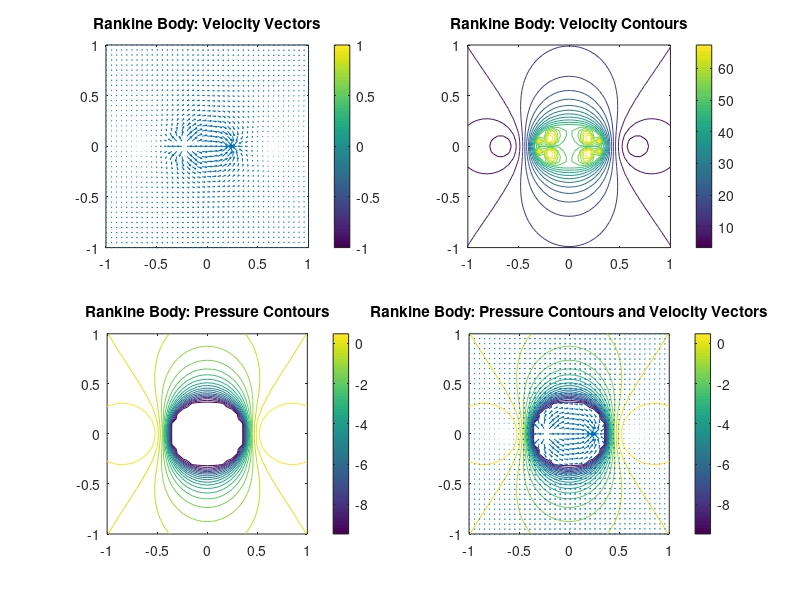
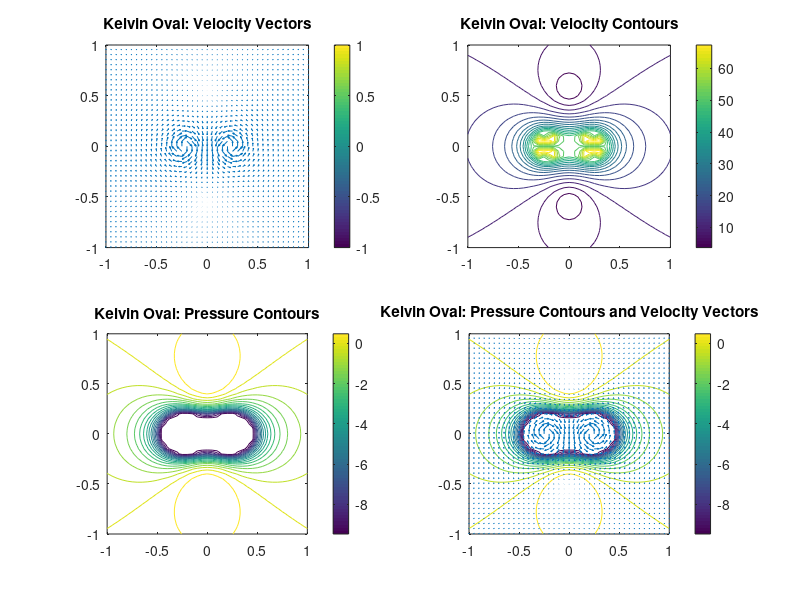

These figures' MATLAB source, in order:
%%%%%%%%%%%%%%%%%%%%%%%%%%%%%%%%%%%%%%%%%%%%%%%%%%%%%%%%%%%%%%%%%%%%%%%%%%%%%%%%%%%%%%%%%%%%%%%%%%%%
% EAE 126 Computational Aerodynamics (Spring 2011)
% Project 1 - Problem 3 - Flow Field: Rankine Body, Kelvin Oval, Cylinder
% Daniel Wiese

close all;
clear all;
clc;

%%%%%%%%%%%%%%%%%%%%%%%%%%%%%%%%%%%%%%%%%%%%%%%%%%%%%%%%%%%%%%%%%%%%%%%%%%%%%%%%%%%%%%%%%%%%%%%%%%%%
% This section sets up coordinates

xmin = -1;
xmax = 1;
dx = 0.05;

% X changes with i, Y changes with j
[Y, X] = meshgrid(xmin:dx:xmax);
ngrid = max(size(X));
x = linspace(xmin, xmax, ngrid);
y = linspace(xmin, xmax, ngrid);

rho = 1;
Gamma = 50;
Q = 50;
vinf = 10;
a = 0.23;

for i = 1:ngrid
    for j = 1:ngrid
        % Find radius to each cartesian point
        r(i,j) = sqrt(x(i)^2+y(j)^2);
        rsorc(i,j) = sqrt(((a+x(i))^2)+(y(j)^2));
        rsink(i,j) = sqrt(((x(i)-a)^2)+(y(j)^2));
        rcw(i,j) = sqrt(((a+x(i))^2)+(y(j)^2));
        rccw(i,j) = sqrt(((x(i)-a)^2)+(y(j)^2));
        uinf(i,j) = vinf;
        cos(i,j) = x(i)/r(i,j);
        sin(i,j) = y(j)/r(i,j);
    end
end

%%%%%%%%%%%%%%%%%%%%%%%%%%%%%%%%%%%%%%%%%%%%%%%%%%%%%%%%%%%%%%%%%%%%%%%%%%%%%%%%%%%%%%%%%%%%%%%%%%%%
% This section generates velocity vectors and pressure contours for a doublet with uniform flow
% around it: Rankine Body

% Calculate source and sink velocity magnitudes
for i = 1:ngrid
    for j = 1:ngrid
        vsorc(i,j) = Q/(2*pi*rho*rsorc(i,j));
        vsink(i,j) = -Q/(2*pi*rho*rsink(i,j));
    end
end

% Calculate source and sink velocity components
for i = 1:ngrid
    for j = 1:ngrid
        vsorcx(i,j) = vsorc(i,j)*((x(i)+a)/rsorc(i,j));
        vsorcy(i,j) = vsorc(i,j)*(y(j)/rsorc(i,j));
        vsinkx(i,j) = vsink(i,j)*((x(i)-a)/rsink(i,j));
        vsinky(i,j) = vsink(i,j)*(y(j)/rsink(i,j));
    end
end

% Add source and sink velocity components
for i = 1:ngrid
    for j = 1:ngrid
        vrankx(i,j) = vsorcx(i,j)+vsinkx(i,j)+uinf(i,j);
        vranky(i,j) = vsorcy(i,j)+vsinky(i,j);
        lim = 50;

        if vrankx(i,j)>lim
            vrankx(i,j) = lim;
        end

        if vrankx(i,j)<-lim
            vrankx(i,j) = -lim;
        end

        if vranky(i,j)>lim
            vranky(i,j) = lim;
        end

        if vranky(i,j)<-lim
            vranky(i,j) = -lim;
        end
    end
end

% Calculate rankine body cp and velocity magnitudes
for i = 1:ngrid
    for j = 1:ngrid
        vrank(i,j) = sqrt((vrankx(i,j)^2)+(vranky(i,j)^2));
        prank(i,j) = 1-((vrank(i,j)^2)/(vinf^2));
        lim = 10;

        if prank(i,j)>lim
            prank(i,j) = lim;
        end

        if prank(i,j)<-lim
            prank(i,j) = -lim;
        end
    end
end

prank = prank';
vrank = vrank';

figure(1)
subplot(2,2,1)
quiver(X,Y,vrankx,vranky,1)
axis square
axis([xmin,xmax,xmin,xmax])
colorbar
title('Rankine Body: Velocity Vectors')
subplot(2,2,2)
contour(y,x,vrank,20)
axis square
colorbar
title('Rankine Body: Velocity Contours')
subplot(2,2,3)
contour(y,x,prank,20)
axis square
colorbar
title('Rankine Body: Pressure Contours')
subplot(2,2,4)
contour(y,x,prank,20)
axis square
hold on
quiver(X,Y,vrankx,vranky,1)
colorbar
title('Rankine Body: Pressure Contours and Velocity Vectors')
hold off

%%%%%%%%%%%%%%%%%%%%%%%%%%%%%%%%%%%%%%%%%%%%%%%%%%%%%%%%%%%%%%%%%%%%%%%%%%%%%%%%%%%%%%%%%%%%%%%%%%%%
% This section generates velocity vectors and pressure contours for a two vortices with uniform flow
% around it: Kelvin Oval

% Calculate cw and ccw vortex velocity magnitudes
for i = 1:ngrid
    for j = 1:ngrid
        vcw(i,j) = Gamma/(2*pi*rcw(i,j));
        vccw(i,j) = Gamma/(2*pi*rccw(i,j));
    end
end

% Calculate cw and ccw vortex velocity components
for i = 1:ngrid
    for j = 1:ngrid
        vcwx(i,j) = vcw(i,j)*(y(j)/rcw(i,j));
        vcwy(i,j) = -vcw(i,j)*((x(i)+a)/rcw(i,j));
        vccwx(i,j) = -vccw(i,j)*(y(j)/rccw(i,j));
        vccwy(i,j) = vccw(i,j)*((x(i)-a)/rccw(i,j));
    end
end

% Add cw and ccw vortex components
for i = 1:ngrid
    for j = 1:ngrid
        vkelvx(i,j) = vccwx(i,j)+vcwx(i,j);
        vkelvy(i,j) = vccwy(i,j)+vcwy(i,j)+uinf(i,j);
        lim = 50;

        if vkelvx(i,j)>lim
            vkelvx(i,j) = lim;
        end

        if vkelvx(i,j)<-lim
            vkelvx(i,j) = -lim;
        end

        if vkelvy(i,j)>lim
            vkelvy(i,j) = lim;
        end

        if vkelvy(i,j)<-lim
            vkelvy(i,j) = -lim;
        end
    end
end

% Calculate doublet velocity magnitudes and pressures
for i = 1:ngrid
    for j = 1:ngrid
        vkelv(i,j) = sqrt((vkelvx(i,j)^2)+(vkelvy(i,j)^2));
        pkelv(i,j) = 1-((vkelv(i,j)^2)/(vinf^2));
        lim = 10;

        if pkelv(i,j)>lim
            pkelv(i,j) = lim;
        end

        if pkelv(i,j)<-lim
            pkelv(i,j) = -lim;
        end
    end
end

pkelv = pkelv';
vkelv = vkelv';

figure(2)
subplot(2,2,1)
quiver(X,Y,vkelvx,vkelvy,1)
axis square
axis([xmin,xmax,xmin,xmax])
colorbar
title('Kelvin Oval: Velocity Vectors')

subplot(2,2,2)
contour(x,y,vkelv,20)
axis square
axis([xmin,xmax,xmin,xmax])
colorbar
title('Kelvin Oval: Velocity Contours')

subplot(2,2,3)
contour(x,y,pkelv,20)
axis square
axis([xmin,xmax,xmin,xmax])
colorbar
title('Kelvin Oval: Pressure Contours')

subplot(2,2,4)
contour(x,y,pkelv,20)
axis square
axis([xmin,xmax,xmin,xmax])
hold on
quiver(X,Y,vkelvx,vkelvy,1)
colorbar
title('Kelvin Oval: Pressure Contours and Velocity Vectors')
hold off
